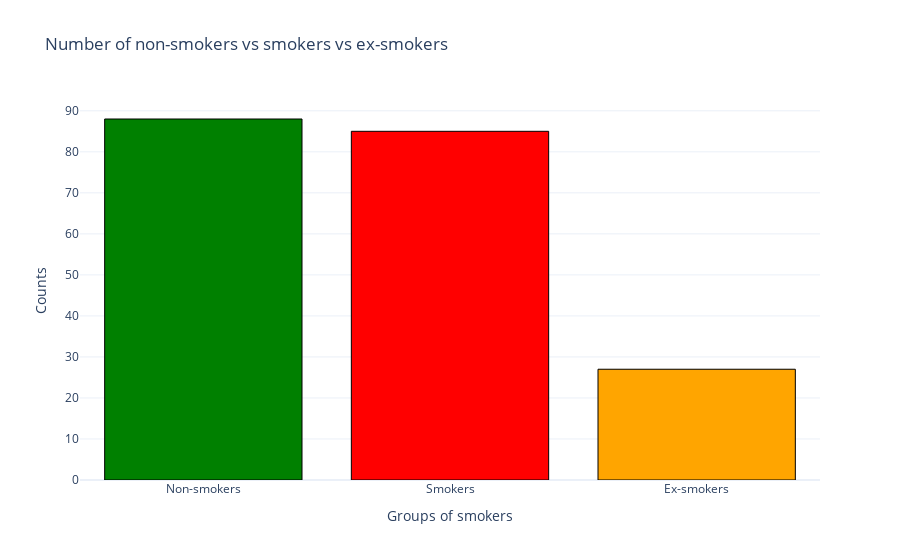

The cell this chart's notebook holds for it:
### Code cell
# Add axes labels
smokers_fig.update_layout(xaxis=dict(title='Groups of smokers'),
                          yaxis=dict(title='Counts'))
smokers_fig.show()

### Figure 1 — Plotly figure (JSON) as saved in the notebook; plotly's stock layout.template omitted (floating-point values rounded to 4 significant figures)
{"data": [{"marker": {"color": ["green", "red", "orange"], "line": {"color": "black", "width": 1}}, "type": "bar", "x": ["Non-smokers", "Smokers", "Ex-smokers"], "y": [88, 85, 27]}], "layout": {"title": {"text": "Number of non-smokers vs smokers vs ex-smokers"}, "xaxis": {"title": {"text": "Groups of smokers"}}, "yaxis": {"title": {"text": "Counts"}}}}
